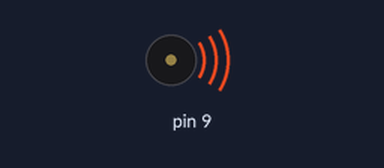
A sketch run on a simulated Arduino Uno, built with avr-gcc and run on an emulated ATmega328P. Parts: buzzer (waves = sounding).

Above: at 0.6 s.
Timing chart, 0 to 25.9 s (numbered marks = the images above):
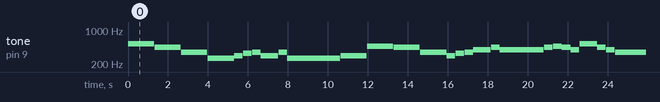

Measured:
- by itself, tone on pin 9: plays 523 Hz for 1.3 s, 440 Hz for 1.3 s, 349 Hz for 1.3 s, 262 Hz for 1.3 s, 294 Hz for 0.43 s, 330 Hz for 0.43 s … (157 notes in this stretch)

The sketch:

Lab06_Music_Box.ino
```cpp
/**
 * Lab06 Hal 9000 Sings the Blues
 * The goal of this lab is to program the circuit with a piezo buzzer to play a song
 *
 * CODE
 * Uses Timer 0 to count milliseconds and Timer 1 to generate freqeuncy for notes.
 * Timer 1 continuously outputs a frequency matching a musical note.
 * Timer 0 generates an interrupt every millisecond, changing the frequency of Timer 1 to the next note after the current
 * note has played its entire duration.
 *
 *
 * CIRCUIT
 * Piezo buzzer wired from Pin OC1A (PB1 / IO9) to ground. An optional in-series resistor can be added to lower the Piezo's volume
 *
 * Extra Functionality
 * This program comes with MusicTranslator.py, a python program to (relatively) easily generate the arrays for global memory for different songs
 *
 * @author Alex Wills
 * @date 28 September 2021
 */

// Arrays for notes and timings
// For each index i in the arrays, notes[i] is the Compare Match value to generate the correct note
// and timing_ms[i] is the number of ms to hold the note for
// Arrays can be made with MusicTranslator.py


#include <stdint.h>

const uint16_t notes[] = {15289, 18181, 22907, 30577, 27242, 24269, 22907, 27242, 22907, 30577, 27242, 17161, 18181, 22907, 27242, 24269, 22907, 20408, 18181, 20408, 18181, 17161, 18181, 20408, 15289, 18181, 20408, 22907, 20408, 18181, 22907, 27242, 22907, 27242, 30577, 30577, 22907, 18181, 20408, 0, 22907, 18181, 20408, 18181, 17161, 15289, 18181, 22907, 20408, 30577};
const int timing_ms[] = {1324, 1324, 1324, 1324, 441, 441, 441, 882, 441, 2647, 1324, 1324, 1324, 1324, 441, 441, 441, 882, 441, 2206, 441, 441, 441, 441, 882, 441, 441, 1765, 441, 882, 441, 882, 441, 441, 1765, 441, 882, 441, 441, 882, 882, 441, 441, 441, 441, 441, 441, 441, 882, 441};
int last_note = 50;


int note = 0;               // Index variable to track the current note
int duration = 0;           // To keep track of duration for each note
int end_pause = 15;        // The duration to cut off each note

/**
 * ISR to count milliseconds with timer 0.
 * Disables Timer 1's output mode at the end of each note to distinguish notes, then progresses the song
 * to the next note once the note's duration is over.
 */
ISR(TIMER0_COMPA_vect){
  // Progress as ms in the song
  duration += 1;

  // Cut off notes early
  if(duration >= timing_ms[note] - end_pause){
    TCCR1A &= ~(1 << 6);

    // At end of note, progress the song
    if(duration >= timing_ms[note]){
      note += 1;

      // Loop song at end
      if(note >= last_note){
        note = 0;
      }

      // For rests, do not turn the sound back on
      if(notes[note] != 0){
        OCR1A = notes[note] - 1;
        TCCR1A |= (1 << 6);
      }

      duration = 0;
    } // If(end of note)

  } // If(almost end of note)

}

/**
 * Main function to configure registers and infinitely loop, waiting for interrupts
 */
int main(){

  DDRB |= (1 << 1);

  // Setup Timer 1 to generate sounds
  TCCR1A = 0b01000000;  // Set WGM1 bits for CTC [1:0] = 00. Set OC1A (PB1, IO9 for toggle. Do &= ~(1 << 6) to disable toggle, do |= (1 << 6) to enable toggle
  OCR1A = notes[note] - 1;  // Set the compare match to the first note

  // Setup Timer 0 to count milliseconds
  TCCR0A = 0b00000010;  // Set WGM0 bits for CTC [1:0] = 10
  TIMSK0 = 0b00000010;  // Enable interrupts for COMP1A
  OCR0A = 250;          // Set COMP1A. Occurs every millisecond with prescale of 64

  // Enable interrupts and start the counters
  SREG |= (1<<7);       // Enable global interrupts
  TCCR1B = 0b00001001;  // Set WGM1 bits for CTC [3:2] = 01. Set clock prescale to 1
  TCCR0B = 0b00000011;  // Set WGM0 bits for CTC [2] = 0. Set clock prescale to 64


  while(true){

  }

  return 0;
}
```
